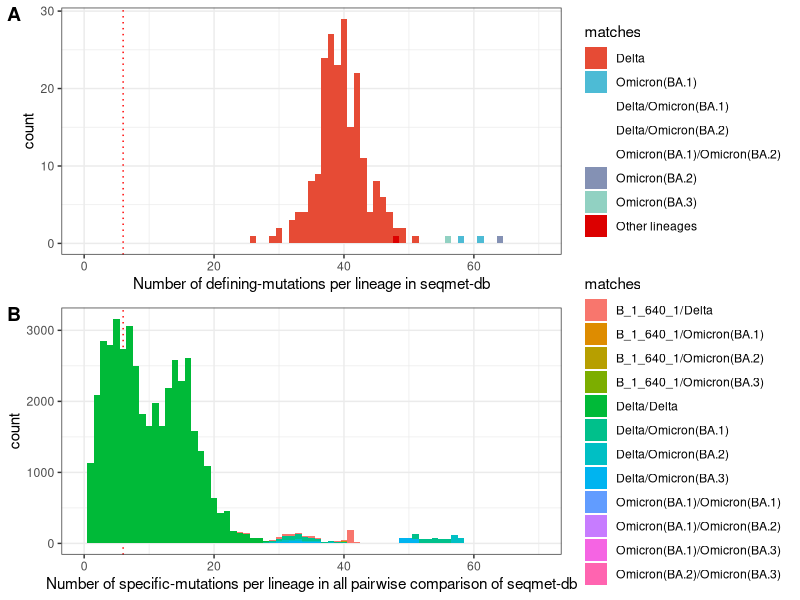
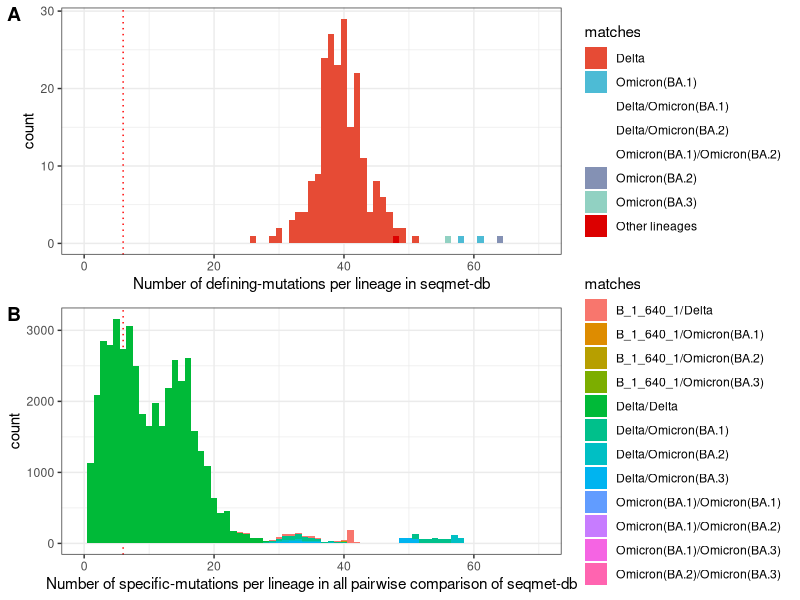
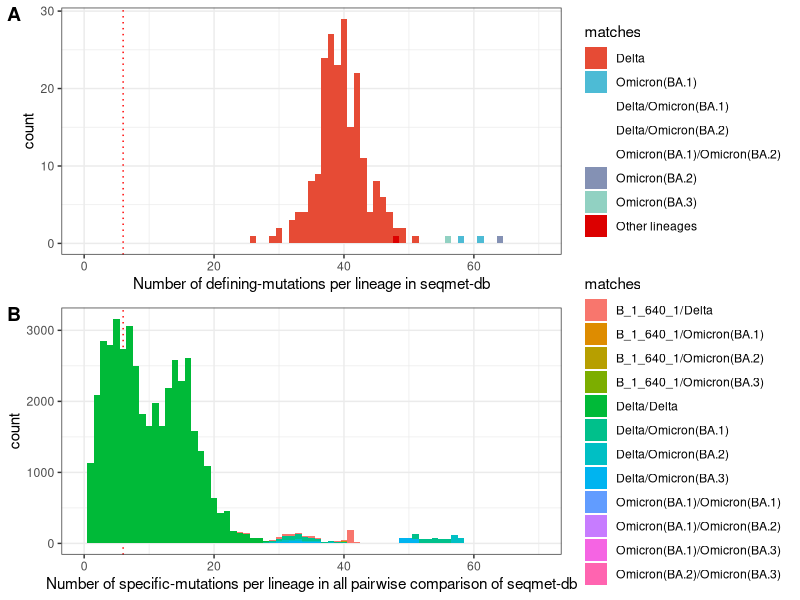

Write the R code that produced these figures, in order.
############################################################################################################################
#' Detection and prevalence of SARS-CoV-2 co-infections during the Omicron variant circulation, France, December 2021 - February 2022

#' Antonin Bal, Bruno Simon, Gregory Destras, Richard Chalvignac, Quentin Semanas, Antoine Oblette, Gregory Queromes, Remi Fanget, 
#' Hadrien Regue, Florence Morfin, Martine Valette, Bruno Lina, Laurence Josset 
#' 
#' (c) 2022 Laurence Josset, <laurence.josset(at)univ-lyon1.fr>
#' 
#' MIT LICENSE

############################################################################################################################

############################################################################################################################
#### CODE USED TO GENERATE FIG S3
############################################################################################################################

options(stringsAsFactors = FALSE) 

library(ggplot2)
library(plyr)
library(dplyr)
library(data.table)

library(cowplot)
library(ggsci)

library(tidyr)

############################################################################################################################
##  SEQMET-db : list of defining polymorphism for each lineage
############################################################################################################################
annot <-as.data.frame(fread("profile_lineages.tsv"))
annot$var = gsub("B_1_617_2","AY_",annot$var)

############################################################################################################################
### FigS3A. number of defining-variants for each lineage
############################################################################################################################
n_defining_mut = annot %>%
	  group_by(var) %>%
	  dplyr::summarise(
		n = n())

n_defining_mut$matches = gsub("BA_","BA",n_defining_mut$var)
n_defining_mut$matches = sapply(n_defining_mut$matches, function(x) strsplit(x,"_")[[1]][1])

n_defining_mut$matches = gsub("AY","Delta",n_defining_mut$matches)
n_defining_mut$matches = gsub("BA1","Omicron(BA.1)",n_defining_mut$matches)
n_defining_mut$matches = gsub("BA2","Omicron(BA.2)",n_defining_mut$matches)
n_defining_mut$matches = gsub("BA3","Omicron(BA.3)",n_defining_mut$matches)
n_defining_mut$matches = gsub("^B","Other lineages",n_defining_mut$matches)
n_defining_mut$matches = factor(n_defining_mut$matches,levels = c("Delta","Omicron(BA.1)","Delta/Omicron(BA.1)","Delta/Omicron(BA.2)","Omicron(BA.1)/Omicron(BA.2)","Omicron(BA.2)","Omicron(BA.3)","Other lineages"))  ## to match colors with fig 3 and 4

p1 <- ggplot(n_defining_mut, aes(x=n,fill=matches)) 

p1 <- p1 +
	geom_vline(xintercept = 6,linetype =  "dotted", color = "red") +
	geom_histogram(,binwidth=1)+
	xlim(c(0,70))+
	xlab("Number of defining-mutations per lineage in seqmet-db") +
	 theme_bw() + scale_fill_npg(drop=FALSE) 

median(n_defining_mut$n)
n_defining_mut[which.min(n_defining_mut$n),]


### number of defining-variants for each lineage
lineage = unique(annot$var)

spe = matrix(NA, nrow= length(lineage),ncol=length(lineage),dimnames=list(lineage,lineage))


for (v1 in lineage){ ## row

	spe[v1,] = sapply(lineage, function(v2) 
		{ ## col
		### subset annotation file to only secondary and main lineages
		annot=annot[is.element(annot$var,c(v1,v2)),]
		annot$nt_mut = paste(annot$pos.nt,annot$nt.mut,sep="")
		
		## filter-out shared mutations
		annot = annot[!is.element(annot$nt_mut,annot$nt_mut[duplicated(annot$nt_mut)]),]
		return(length(annot$nt_mut[annot$var==v1]))
		})
	}

diag(spe) <- 0

write.table(spe,file="n_specific_mutations_per_lineage.txt", sep="\t", quote=F,col.names=NA)



############################################################################################################################
##  FigS3B.HISTO n_specific_mutations_per_lineage
############################################################################################################################

specific_mut = data.frame(spe)

specific_mut$secondary = rownames(specific_mut)

spe_pairwise = pivot_longer(specific_mut,!secondary, names_to = "main", values_to = "count")

## exclude potential coinf with same lineage
spe_pairwise = spe_pairwise[spe_pairwise$secondary != spe_pairwise$main,]

#### FORMAT FOR COLORS
## Format MAIN lineage match (coinf_maj_match)
spe_pairwise$Maj_match = spe_pairwise$main
spe_pairwise$Maj_match[grep("AY",spe_pairwise$Maj_match)] = "Delta"
spe_pairwise$Maj_match[grep("B_1_617_2",spe_pairwise$Maj_match)] = "Delta"
spe_pairwise$Maj_match[grep("BA_1",spe_pairwise$Maj_match)] = "Omicron(BA.1)"
spe_pairwise$Maj_match[grep("BA_2",spe_pairwise$Maj_match)] = "Omicron(BA.2)"
spe_pairwise$Maj_match[grep("BA_3",spe_pairwise$Maj_match)] = "Omicron(BA.3)"

## Format SECONDARY lineage match (coinf_min_match)
spe_pairwise$Min_match = spe_pairwise$secondary
spe_pairwise$Min_match[grep("AY",spe_pairwise$Min_match)] = "Delta"
spe_pairwise$Min_match[grep("B_1_617_2",spe_pairwise$Min_match)] = "Delta"
spe_pairwise$Min_match[grep("BA_1",spe_pairwise$Min_match)] = "Omicron(BA.1)"
spe_pairwise$Min_match[grep("BA_2",spe_pairwise$Min_match)] = "Omicron(BA.2)"
spe_pairwise$Min_match[grep("BA_3",spe_pairwise$Min_match)] = "Omicron(BA.3)"

## Concatenate main and secondary lineages
spe_pairwise$matches = apply(spe_pairwise[,c("Maj_match","Min_match")],1, function(x) paste(x[order(x)],sep="/",collapse="/"))

p2 <- ggplot(spe_pairwise, aes(x=count,fill=matches)) 

p2 <- p2 + 
	geom_vline(xintercept = 6,linetype =  "dotted", color = "red") +
	geom_histogram(,binwidth=1)+
	xlim(c(0,70))+
	xlab("Number of specific-mutations per lineage in all pairwise comparison of seqmet-db") +
	 theme_bw() 

dim(spe_pairwise[spe_pairwise$matches=="Delta/Delta" & spe_pairwise$count<6,])
dim(spe_pairwise[spe_pairwise$matches=="Delta/Delta" ,])

############################################################################################################################
##  SAVE FIG S3
############################################################################################################################
plot_grid(p1, p2, ncol = 1,labels = c("A","B"), align = 'v',axis = "rl")
ggsave("FigS3_seqmetdb.pdf",width = 7 ,height=7)
ggsave("FigS3_seqmetdb.png",width = 7 ,height=7)




